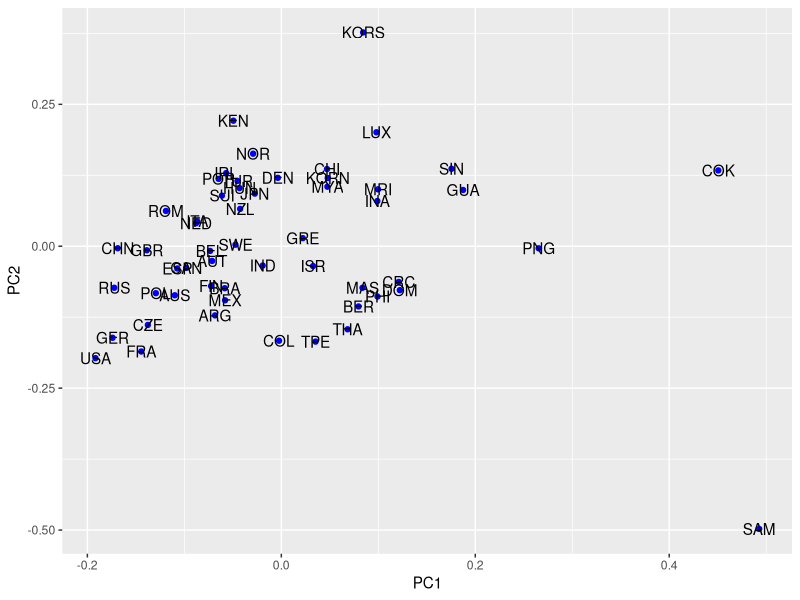
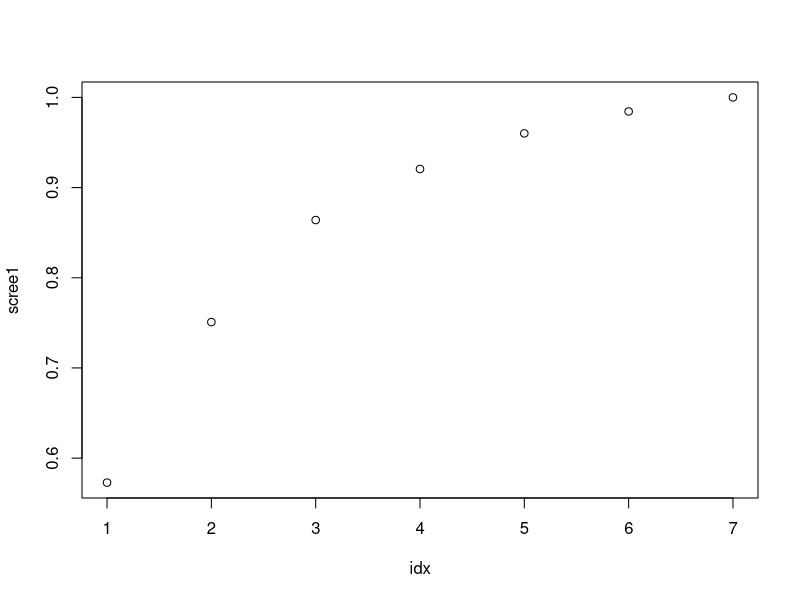
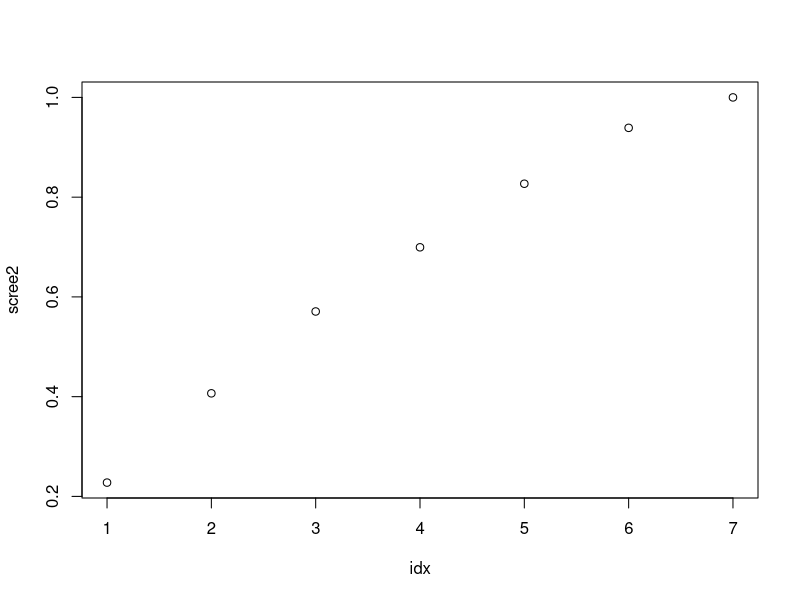
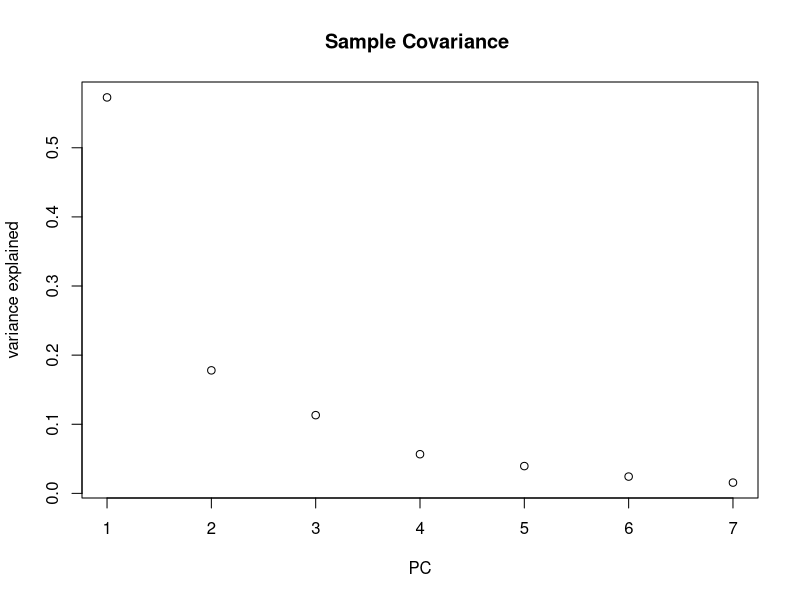
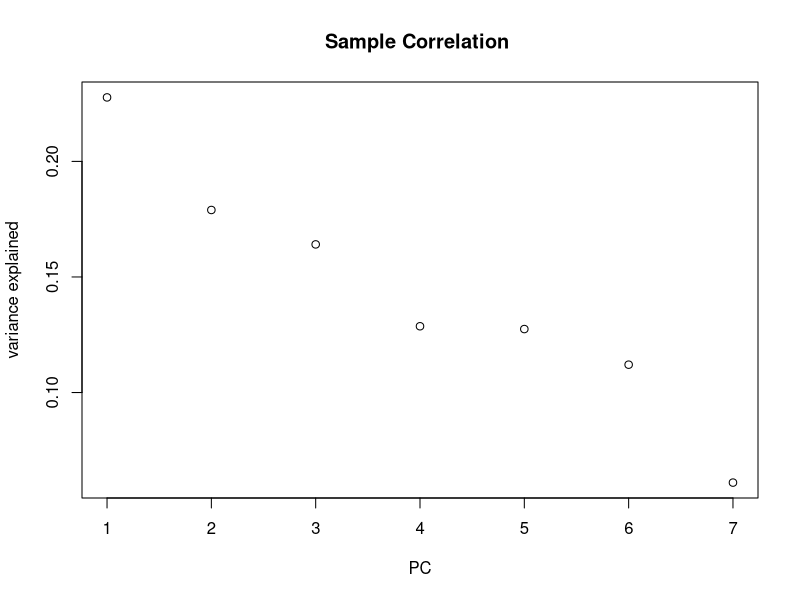
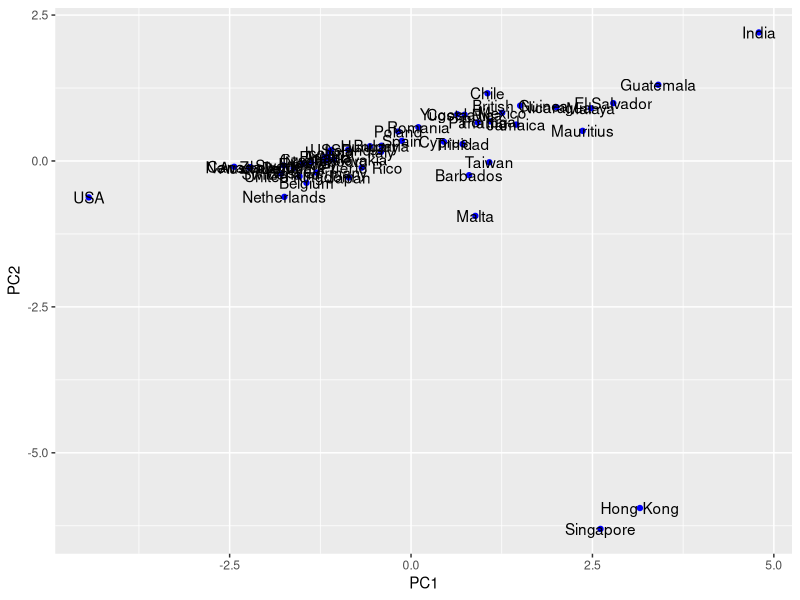
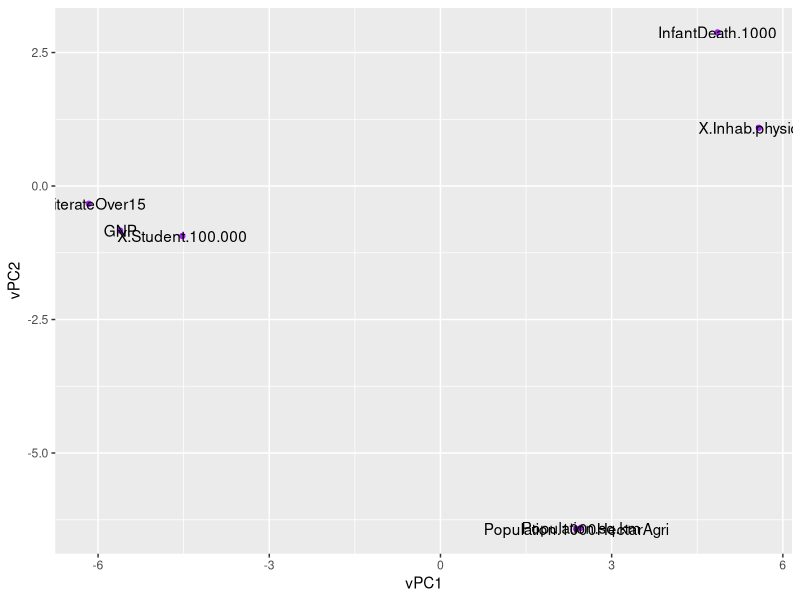
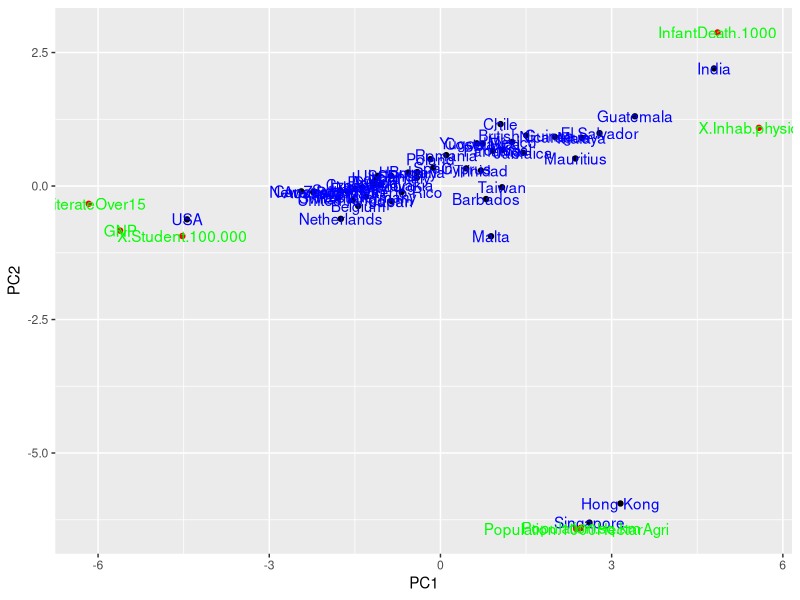

Recreate these plots in R, in order.
## ---- chunk 1
rm(list=ls())
set.seed(12345)
options(warn = -1)
knitr::opts_knit$set(root.dir = '~/Desktop/finm331-fall-2018/analysis/')
library(ggplot2)
## ---- chunk 2
track = read.table("../data/hw2/p1.txt")
colnames(track) = c("Country","100m","200m","400m","800m","1500m","3000m","Marathon")
#track$Country = as.factor(track$Country)
X = track[,colnames(track) != "Country"]
X = as.matrix(X)
n = nrow(X)
p = ncol(X)

## sample means
### of course the sample means for "Country" variable 
Xbar = (t(replicate(n,1)) %*% X)/n

## sample covariance and correlation matrix
S = (t(X) %*% (diag(replicate(n,1)) - matrix(replicate(n*n,1), nrow = n)/n)  %*% X)/(n-1)

D = diag(1/sqrt(diag(S)))
R =  D %*% S %*% D

## correlation matrix of the log of data
X_log = log(X)
S_log = (t(X_log) %*% (diag(replicate(n,1)) - matrix(replicate(n*n,1), nrow = n)/n)  %*% X_log)/(n-1)
D_log = diag(1/sqrt(diag(S_log)))
R_log = D_log %*% S_log %*% D_log

format(Xbar,digits = 2)
format(S,digits = 2)
format(R,digits = 2)
format(R_log,digits = 2)
## ---- chunk 3
eigdec = eigen(R)
print(paste0("sum of eigenvalues: ", sum(eigdec$values), " while the number of feature p: ",p))
## ---- chunk 4
## standardize X (call it Z)
Z = (X - t(replicate(n,as.numeric(Xbar)))) %*% D
## svd
svd_Z = svd(Z)
pc1 = svd_Z$v[,1]
q1 = eigdec$vectors[,1]
print("ratio of pc1 from svd to pc1 from evd is: ")
pc1/q1
## ---- chunk 5
sum(svd_Z$d[1:2]^2)/sum(svd_Z$d^2)
## ---- chunk 6
Score = svd_Z$u[,1:2]
Score = as.data.frame(Score)
Score = cbind(as.factor(track$Country),Score)
names(Score) <- c("Country","PC1","PC2")
ggplot(Score, aes(x=PC1, y = PC2, label = Country))+
  geom_point(color = "blue")+
  geom_text()
## ---- chunk 7
Score = Score[order(Score$PC1),]
print("top 6 in PC1: ")
head(Score$Country,6)

print("last 3 in PC1: ")
tail(Score$Country,3)
## ---- chunk 8
#rm(list = ls())
air = read.table("../data/hw2/p5.txt")
colnames(air) = c("Wind", "Radiation", "CO", "NO", "NO2", "O3", "HC")

n = nrow(air)
p = ncol(air)
## ---- chunk 9
X = as.matrix(air)
Xbar = as.numeric((t(replicate(n,1)) %*% X) / n)
Xc = X - t(replicate(n,Xbar))

## PCA on sample covariance matrix
svd_Xc = svd(Xc)

## Scree plot (well, not quite the same)
idx = 1:7
scree1 = sapply(idx, function(i) sum(svd_Xc$d[1:i]))/sum(svd_Xc$d)
plot(idx,scree1)

## ---- chunk 10
## standardize data
S = (t(X) %*% (diag(replicate(n,1)) - matrix(replicate(n*n,1), nrow = n)/n)  %*% X)/(n-1)
D = diag(1/sqrt(diag(S)))
Z = Xc %*% D

## PCA on sample covariance matrix
svd_Z = svd(Z)

## Scree plot (well, not quite the same)
idx = 1:7
scree2 = sapply(idx, function(i) sum(svd_Z$d[1:i]))/sum(svd_Z$d)
plot(idx,scree2)

## ---- chunk 11
plot(svd_Xc$d/sum(svd_Xc$d), ylab = "variance explained", xlab = "PC", main = "Sample Covariance ")
plot(svd_Z$d/sum(svd_Z$d), ylab = "variance explained", xlab = "PC", main = "Sample Correlation ")

## ---- chunk 12
#rm(list = ls())
data <- read.csv("../data/hw2/p6-data.txt", sep = ",", row.names = 1,header = TRUE)
## ---- chunk 13
std_data <- function(X){
  n = nrow(X)
  p = ncol(X)
  Xbar = as.numeric((t(replicate(n,1)) %*% X) / n)
  Xc = X - t(replicate(n,Xbar))
  S = (t(X) %*% (diag(replicate(n,1)) - matrix(replicate(n*n,1), nrow = n)/n)  %*% X)/(n-1)
  D = diag(1/sqrt(diag(S)))
  Z = Xc %*% D 
  return(Z)
}

A = as.matrix(data)
Ahat = std_data(A)
## ---- chunk 14
svd_Ahat = svd(Ahat)
Score = svd_Ahat$u %*% diag(svd_Ahat$d)
Score = as.data.frame(Score[,1:2])
Score = cbind(as.factor(rownames(data)),Score)
names(Score) <- c("Country_Region","PC1","PC2")

p1 = ggplot(Score, aes(x=PC1, y = PC2, label = Country_Region))+
  geom_point(color = "blue")+
  geom_text()
p1

## ---- chunk 15
Score_var = svd_Ahat$v %*% diag(svd_Ahat$d)
Score_var = as.data.frame(Score_var[,1:2])
Score_var = cbind(as.factor(colnames(data)),Score_var)
names(Score_var) <- c("feature","vPC1","vPC2")

p2 = ggplot(Score_var, aes(x=vPC1, y = vPC2, label = feature))+
  geom_point(color = "purple")+
  geom_text()
p2

## ---- chunk 16
p1 = ggplot(Score, aes(x=PC1, y = PC2, label = Country_Region))+
  geom_point(color = "black")+
  geom_text(color = "blue")

p2 = p1 +
  geom_point(data = Score_var, aes(x=vPC1,y = vPC2, label = feature), color = "red")+
  geom_text(data = Score_var, aes(x=vPC1,y = vPC2, label = feature), color = "green")

p2

## ---- chunk 17
A_rm = A[! rownames(A) %in% c("Hong Kong","Singapore"),]
Ahat = std_data(A_rm)

svd_Ahat = svd(Ahat)
Score = svd_Ahat$u %*% diag(svd_Ahat$d)
Score = as.data.frame(Score[,1:2])
Score = cbind(as.factor(rownames(A_rm)),Score)
names(Score) <- c("Country_Region","PC1","PC2")

p1 = ggplot(Score, aes(x=PC1, y = PC2, label = Country_Region))+
  geom_point(color = "blue")+
  geom_text()
p1

